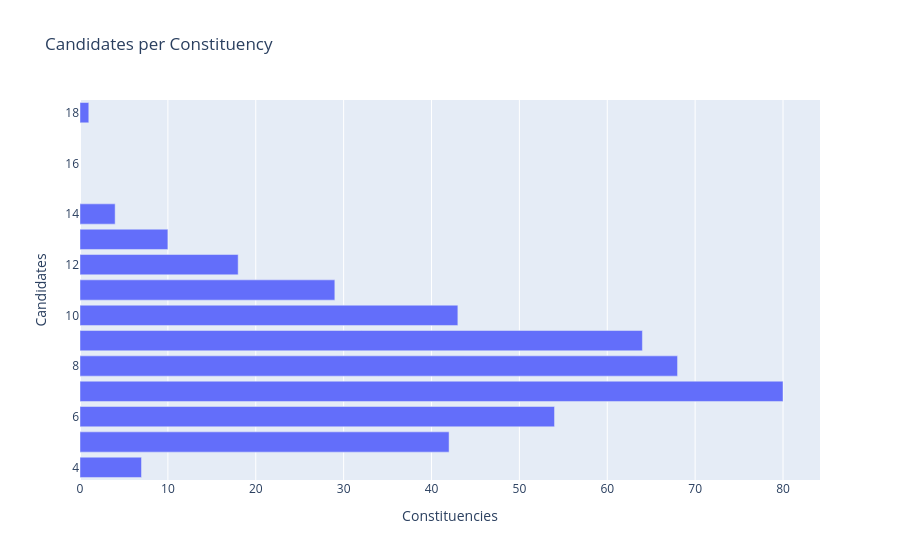

This figure's notebook cell:
### Markdown cell above
shows how age of winning candidates is distributed

helps identify common age range of winners

indicates whether younger or older candidates dominate

### Code cell
import plotly.express as px
import plotly.io as pio
pio.renderers.default="vscode"
candidate = df.groupby(["Year","Assembly Constituency Name"]).size()
count=candidate.value_counts().sort_index().reset_index()
count.columns=["Candidates","Constituencies"]

fig=px.bar(count,x="Constituencies",y="Candidates",orientation="h",title="Candidates per Constituency")
fig.show()

### Figure 1 — Plotly figure (JSON) as saved in the notebook; plotly's stock layout.template omitted (floating-point values rounded to 4 significant figures)
{"data": [{"hovertemplate": "Constituencies=%{x}<br>Candidates=%{y}<extra></extra>", "legendgroup": "", "marker": {"color": "#636efa", "pattern": {"shape": ""}}, "name": "", "orientation": "h", "showlegend": false, "textposition": "auto", "type": "bar", "x": [7, 42, 54, 80, 68, 64, 43, 29, 18, 10, 4, 1], "xaxis": "x", "y": [4, 5, 6, 7, 8, 9, 10, 11, 12, 13, 14, 18], "yaxis": "y"}], "layout": {"barmode": "relative", "legend": {"tracegroupgap": 0}, "title": {"text": "Candidates per Constituency"}, "xaxis": {"anchor": "y", "domain": [0, 1], "title": {"text": "Constituencies"}}, "yaxis": {"anchor": "x", "domain": [0, 1], "title": {"text": "Candidates"}}}}
